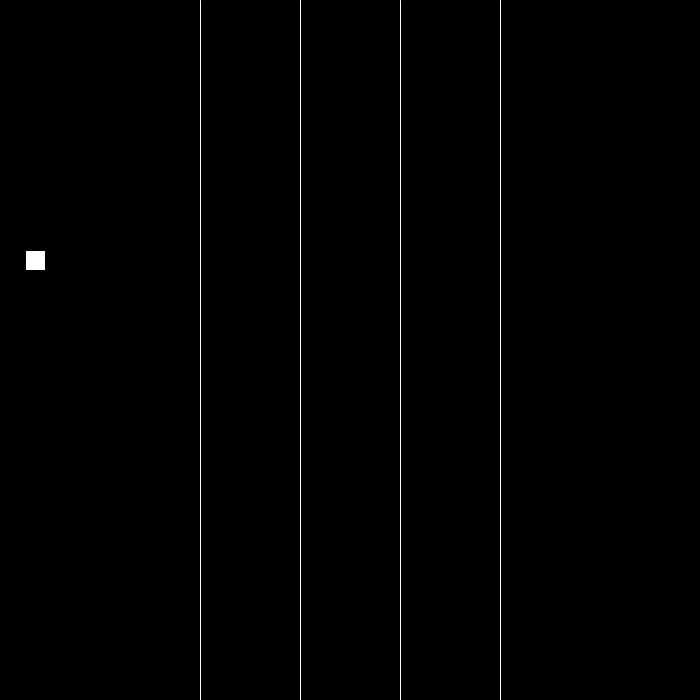
Frame 1 (no input)
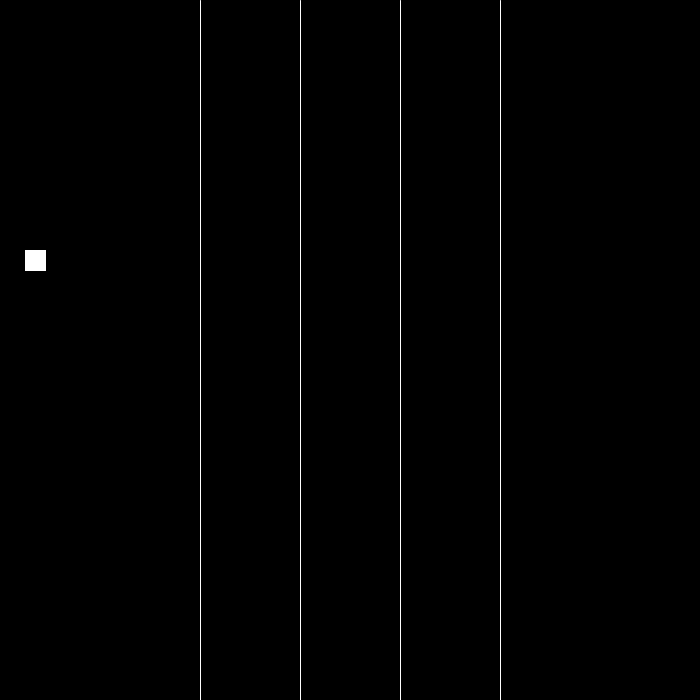
Frame 60 (the mouse pressed at the canvas centre just before this capture)
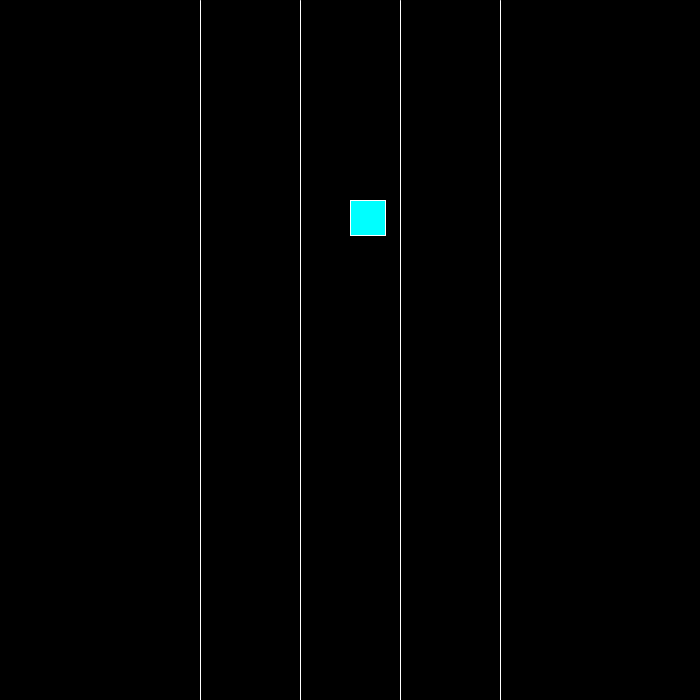
Frame 120 (the mouse held since frame 60 and released just before this capture)

The Processing sketch that drew these frames (run headless with seeded random() and noise(); from frame 60 on, the mouse is pressed at the canvas centre):

// Processing sketch: if__else_if__else
// ── if__else_if__else.pde
//if, else if, else 5.2

void setup(){
  size(700,700);
}

void draw(){
  background(0);

  if(mouseX>500){
    fill(255,0,0);
    rect(550,100,35,35);
  }

  else if(mouseX>400){
    fill(0,255,0);
    rect(450,400,35,35);
  }
  else if(mouseX>300){
    fill(0,255,255);
    rect(350,200,35,35);
  }
  else if(mouseX>200){
    fill(0,0,255);
    rect(250,300,35,35);
  }
  else{
  fill(255);
  rect(25,250,20,20);
}

  stroke(255);

  line(500,0,500,height);
  line(300,0,300,height);
  line(400,0,400,height);
  line(200,0,200,height);
}
